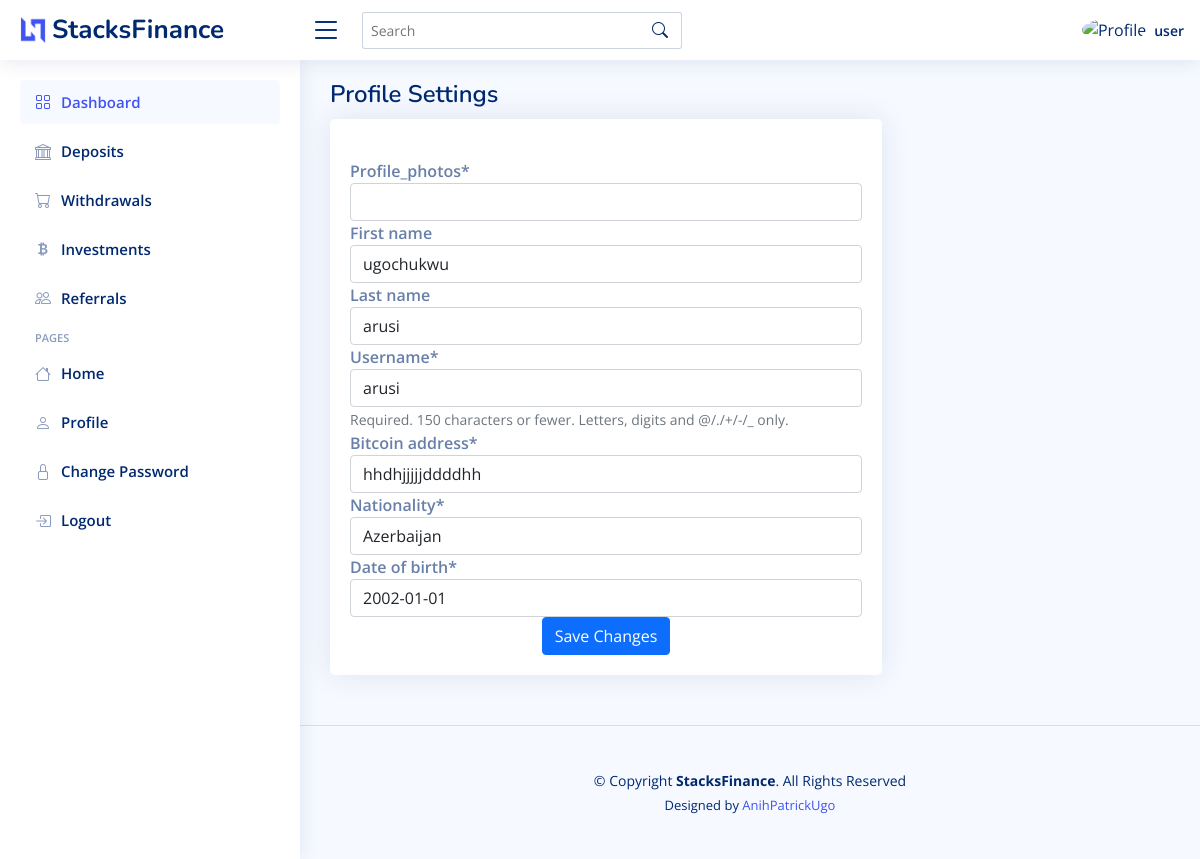
Page /2/proile-settings/ (signed in) on the committed database.
### core/models.py (models this page shows, shortened)
class Profile(AbstractUser):
    bitcoin_address = models.CharField(max_length=40)
    photo = CloudinaryField('profile_photos')
    balance = models.PositiveIntegerField(default=0)
    nationality = CountryField(blank_label='select country')
    date_of_birth = models.DateField(null=True)
    referral_code = models.CharField(max_length=6, unique=True, blank=True, null=True)

### core/views.py (the view)
# urls.py: path('<int:pk>/proile-settings/', UserSettingsView.as_view(), name='profile-settings'),
class UserSettingsView(LoginRequiredMixin, UpdateView):
    model = Profile
    fields = ['photo', 'first_name', 'last_name', 'username', 'bitcoin_address', 'nationality', 'date_of_birth']
    template_name = 'account/account-settings.html'
    success_url = reverse_lazy('user-profile')

### templates/account/account-settings.html (shortened to what this page needs)
{% extends "account/user-dashboard.html" %}
{% load static %}
{% load crispy_forms_tags %}
{% block content %}
<main id="main" class="main">
    <div class="pagetitle">
      <h1>Profile Settings</h1>
    </div>
    <section class="section profile">
      <div class="row">
        <div class="col-xl-8">
          <div class="card">
            <div class="card-body pt-3">
              <div class="tab-content pt-2">
                <div class=" profile-edit pt-3" id="profile-edit">
                    <form method="post" action="{% url 'profile-settings' request.user.pk %}" enctype="multipart/form-data">
                      {{ form|crispy}}
                      <div class="text-center">
                        <button type="submit" class="btn btn-primary">Save Changes</button>
                      </div>
                    </form>
                  </div>
              </div>
            </div>
          </div>
        </div>
      </div>
    </section>
  </main>
{% endblock %}

### templates/core/header2.html
{% load static %}
<header id="header" class="header fixed-top d-flex align-items-center">
    <div class="d-flex align-items-center justify-content-between">
      <a href="index.html" class="logo d-flex align-items-center">
        <img src="{% static 'core/img/favicon.png' %}" alt="logo">
        <span class="d-none d-lg-block">StacksFinance</span>
      </a>
      <i class="bi bi-list toggle-sidebar-btn"></i>
    </div>
    <div class="search-bar">
      <form class="search-form d-flex align-items-center" method="POST" action="#">
        <input type="text" name="query" placeholder="Search" title="Enter search keyword">
        <button type="submit" title="Search"><i class="bi bi-search"></i></button>
      </form>
    </div>
    <nav class="header-nav ms-auto">
      <ul class="d-flex align-items-center">
        <li class="nav-item dropdown pe-3">
          <a class="nav-link nav-profile d-flex align-items-center pe-0" href="{% url 'user-profile' %}" data-bs-toggle="dropdown">
            {% if request.user.photo %}
            <img src="{{ request.user.photo.url }}" alt="Profile" class="rounded-circle">
            {% else %}
            <img src="{% static 'core/img/avatar.png' %}" alt="Photo" class="rounded-circle">
            {% endif %}
            <span class="d-none d-md-block ps-2">{{ request.user.username }}</span>
          </a>
        </li>
      </ul>
    </nav>
  </header>

### static/core/css/style-dashboard.css (style rules this page uses)
:root { scroll-behavior: smooth; }
body { font-family: "Open Sans", sans-serif; background: #f6f9ff; color: #444444; }
a { color: #4154f1; text-decoration: none; }
h1, h2, h3, h4, h5, h6 { font-family: "Nunito", sans-serif; }
#main { margin-top: 60px; padding: 20px 30px; transition: all 0.3s; }
.pagetitle { margin-bottom: 10px; }
.pagetitle h1 { font-size: 24px; margin-bottom: 0; font-weight: 600; color: #012970; }
.card { margin-bottom: 30px; border: none; border-radius: 5px; box-shadow: 0px 0 30px rgba(1, 41, 112, 0.1); }
.card-body { padding: 0 20px 20px 20px; }
.logo { line-height: 1; }
@media (min-width: 1200px) { .logo { width: 280px; } }
.logo img { max-height: 26px; margin-right: 6px; }
.logo span { font-size: 26px; font-weight: 700; color: #012970; font-family: "Nunito", sans-serif; }
.header { transition: all 0.5s; z-index: 997; height: 60px; box-shadow: 0px 2px 20px rgba(1, 41, 112, 0.1); background-color: #fff; padding-left: 20px; }
.header .toggle-sidebar-btn { font-size: 32px; padding-left: 10px; cursor: pointer; color: #012970; }
.header .search-bar { min-width: 360px; padding: 0 20px; }
.header .search-form { width: 100%; }
.header .search-form input { border: 0; font-size: 14px; color: #012970; border: 1px solid rgba(1, 41, 112, 0.2); padding: 7px 38px 7px 8px; border-radius: 3px; transition: 0.3s; width: 100%; }
.header .search-form button { border: 0; padding: 0; margin-left: -30px; background: none; }
.header .search-form button i { color: #012970; }
.header-nav ul { list-style: none; }
.header-nav > ul { margin: 0; padding: 0; }
.header-nav .nav-profile { color: #012970; }
.header-nav .nav-profile img { max-height: 36px; }
.header-nav .nav-profile span { font-size: 14px; font-weight: 600; }
@media (min-width: 1200px) { #main, #footer { margin-left: 300px; } }
.profile .profile-edit label { font-weight: 600; color: rgba(1, 41, 112, 0.6); }

### rows in the picture
Profile: user.username "user"
Profile: first_name "ugochukwu", last_name "arusi", username "arusi", bitcoin_address "hhdhjjjjjddddhh", nationality "Azerbaijan", date_of_birth "2002-01-01"
